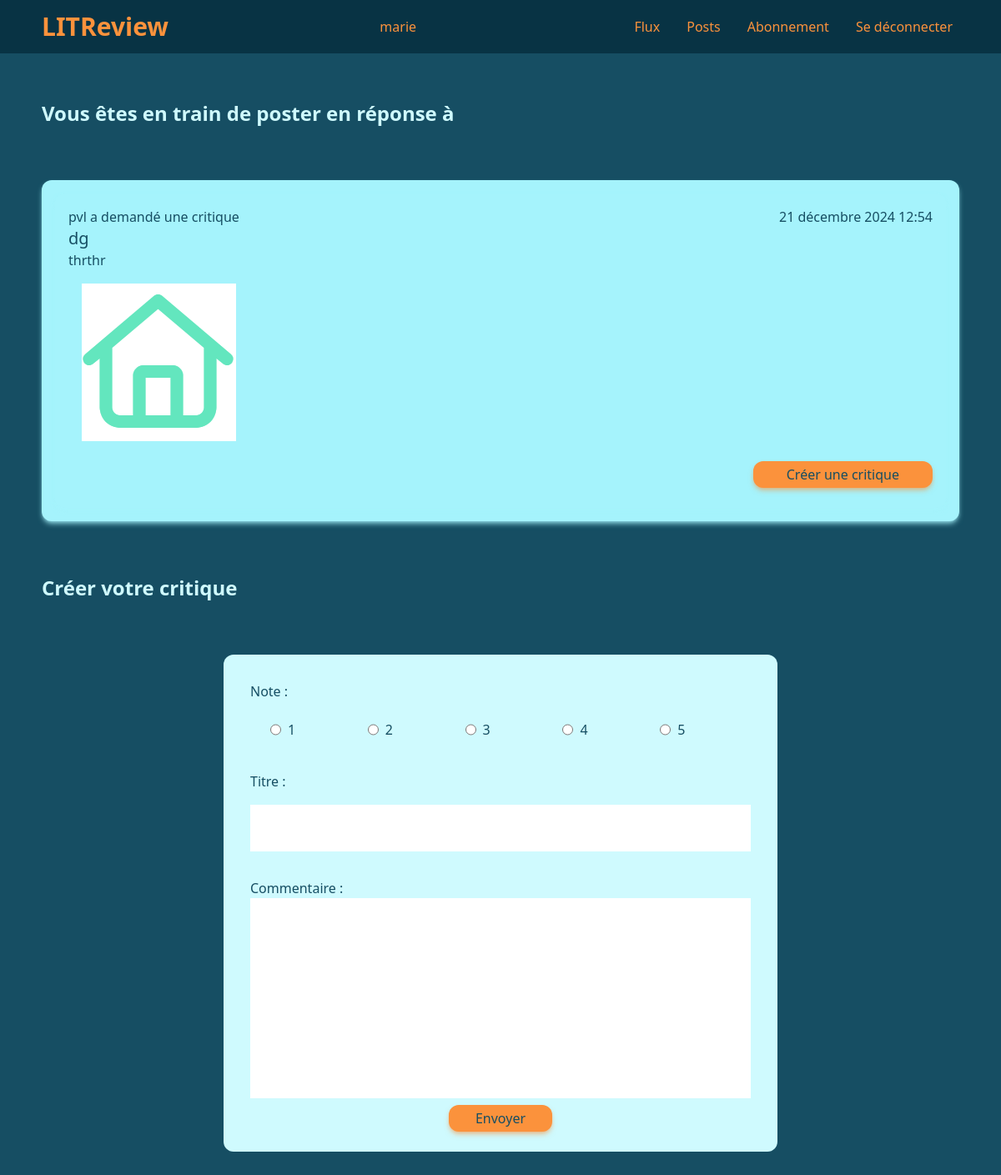
Screenshot of /review/ticket/69/response/ (signed in) with the database file from the repository.
### authentication/models.py (models this page shows, shortened)
class User(AbstractBaseUser, PermissionsMixin):
    username = models.CharField(max_length=20, unique=True)
    is_active = models.BooleanField(default=True)
    is_superuser = models.BooleanField(default=False)
    is_staff = models.BooleanField(default=False)
    date_joined = models.DateTimeField(default=timezone.now)
    last_login = models.DateTimeField(blank=True, null=True)
    objects = CustomUserManager()
    USERNAME_FIELD = 'username'
    REQUIRED_FIELDS = []

### review/models.py (models this page shows, shortened)
class Ticket(models.Model):
    title = models.CharField(max_length=128)
    description = models.CharField(max_length=2048, blank=True)
    user = models.ForeignKey(to=settings.AUTH_USER_MODEL, on_delete=models.CASCADE)
    image = models.ImageField(null=True, blank=True)
    time_created = models.DateTimeField(auto_now_add=True)
    response = models.BooleanField(default=False)

### review/views.py (the view, shortened to what this page needs)
# urls.py: path('ticket/<int:id>/response/', views.ResponseToTicketView.as_view(), name='ticket_response'),
class ResponseToTicketView(LoginRequiredMixin, View):
    ticket_template = 'review/ticket_response.html'
    review_form_class = forms.ReviewFrom
    ticket_class = models.Ticket
    def get(self, request, id):
        ticket = get_object_or_404(self.ticket_class, id=id)
        form = self.review_form_class()
        return render(request, self.ticket_template, context={'form': form, 'post': ticket})

### review/forms.py
class ReviewFrom(forms.ModelForm):
    RATING_CHOICES = ((1, '1'), (2, '2'), (3, '3'), (4, '4'), (5, '5'))
    rating = forms.TypedChoiceField(
        widget=forms.RadioSelect,
        choices=RATING_CHOICES,
        coerce=int
        )
    headline = forms.CharField(widget=forms.TextInput(attrs={'maxlength': 128}))
    body = forms.CharField(widget=forms.Textarea(attrs={'maxlength': 8192}))
    class Meta:
        model = models.Review
        fields = ['rating', 'headline', 'body']
    def __init__(self, *args, **kwargs):
        super().__init__(*args, **kwargs)
        self.fields['rating'].label = 'Note'
        self.fields['headline'].label = 'Titre'
        self.fields['body'].label = 'Commentaire'

### review/templates/review/ticket_response.html (shortened to what this page needs)
{% extends 'base.html' %}
{% block content %}
    <div class="flex items-center w-full h-40">
        <h2>Vous êtes en train de poster en réponse à</h2>
    </div>
    <div class="card-medium p-4 w-full">
        {% include 'review/partials/ticket_snippet.html' %}
    </div>
    <div class="flex items-center w-full h-40">
        <h2>Créer votre critique</h2>
    </div>
    <form action="" method="post" class="form-post mb-6 p-6">
        {{ form }}
        <button type="submit" class="btn px-8 py-1">Envoyer</button>
    </form>
{% endblock %}

### templates/base.html (shortened to what this page needs)
<!DOCTYPE html>
<html lang="en">
<head>
    <link rel="stylesheet" href="/static/css/output.css">
</head>
<body class="bg-cyan-900">
    <div class="relative">
        <nav class="flex justify-center fixed top-0 left-0 right-0  h-16 bg-cyan-950 w-full" >
            <div class="nav-text flex justify-between items-center xl:w-2/3 lg:w-11/12">
                <h1>LITReview</h1>
                {% if user.is_authenticated %}
                <p>{{ user }}</p>
                <ul class="flex gap-4">
                    <li>
                        <a href="{% url 'flux' %}" class="nav-hover px-2">Flux</a>
                    </li>
                    <li>
                        <a href="{% url 'posts' %}" class="nav-hover px-2">Posts</a>
                    </li>
                    <li>
                        <a href="{% url 'follows' %}" class="nav-hover px-2">Abonnement</a>
                    </li>
                    <li>
                        <a href="{% url 'logout' %}" class="nav-hover px-2">Se déconnecter</a>
                    </li>
                </ul>
                {% endif %}
            </div>
        </nav>
    </div>
    <section class="flex justify-center w-full mt-14 mb-6 text-cyan-900">
        <div class="flex flex-col items-center xl:w-2/3 lg:w-11/12 w-full">
            {% block content %}{% endblock %}
        </div>
    </section>
</body>
</html>

### review/templates/review/partials/ticket_snippet.html
{% load tz %}
<div class="card-medium p-4">
    <div class="flex justify-between">
        <div>
            {% if post.user == user %}
            <p>Vous avez demandé une critique</p>
            {% else %}
            <p>{{ post.user }} a demandé une critique</p>
            {% endif %}
            <p class="text-xl">{{ post.title }}</p>
            <p>{{ post.description }}</p>
        </div>
        <p>{{ post.time_created|timezone:"Europe/Paris" }}</p>
    </div>
    {% if post.image %}
    <img src="{{ post.image.url }}" class="p-4">
    {% endif %}
    {% if not post.response %}
    <div class="flex justify-end items-center h-12 w-full">
        <a href="{% url 'ticket_response' id=post.id %}" class="btn px-10 py-1">Créer une critique</a>
    </div>
    {% endif %}
</div>

### rows the page displays
User: username "marie"
Ticket: user "pvl", title "dg", description "thrthr", time_created "21 décembre 2024 12:54", image (picture)
